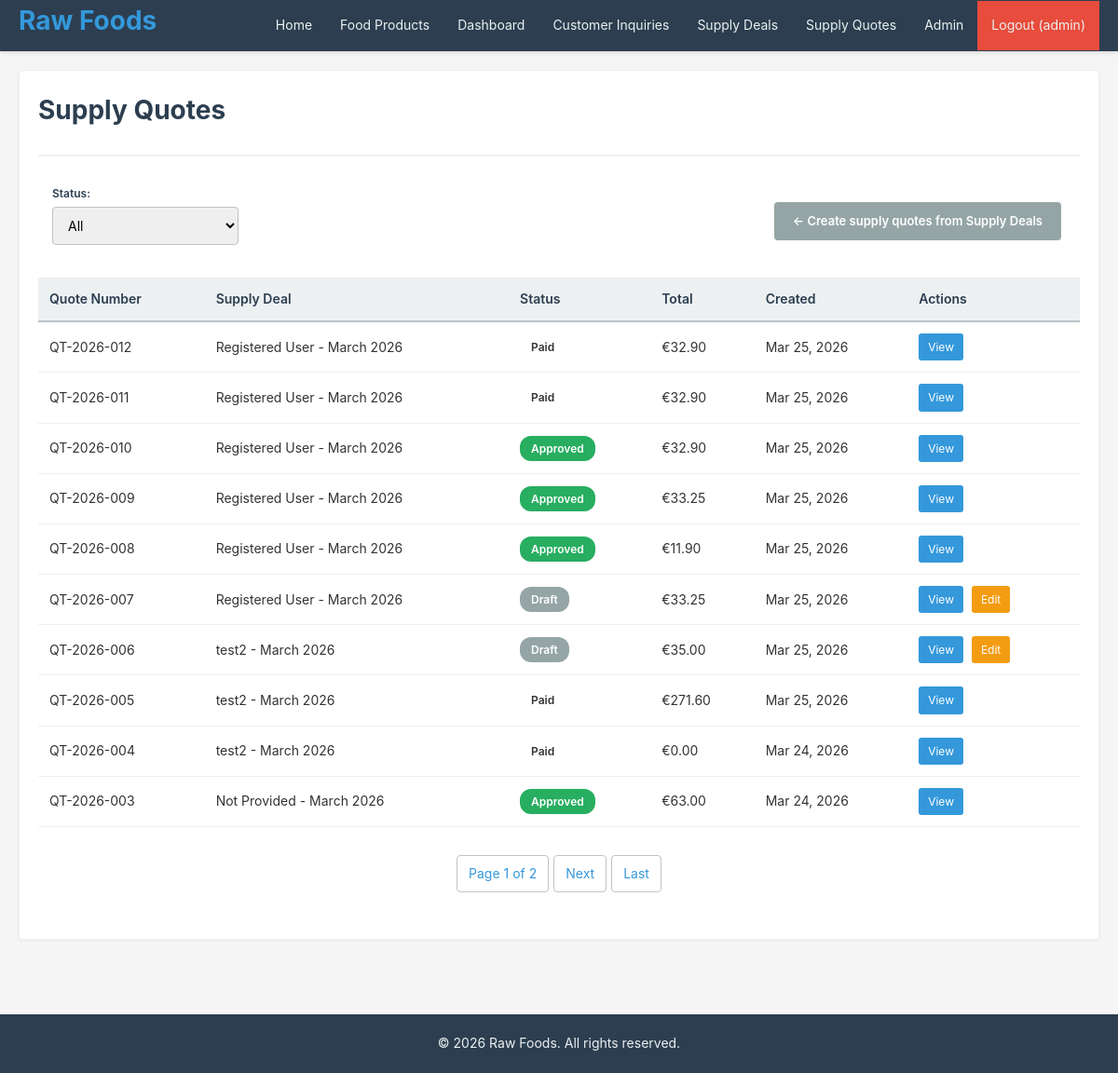
Before: /sales/quotes/ (signed in) with the older database file.
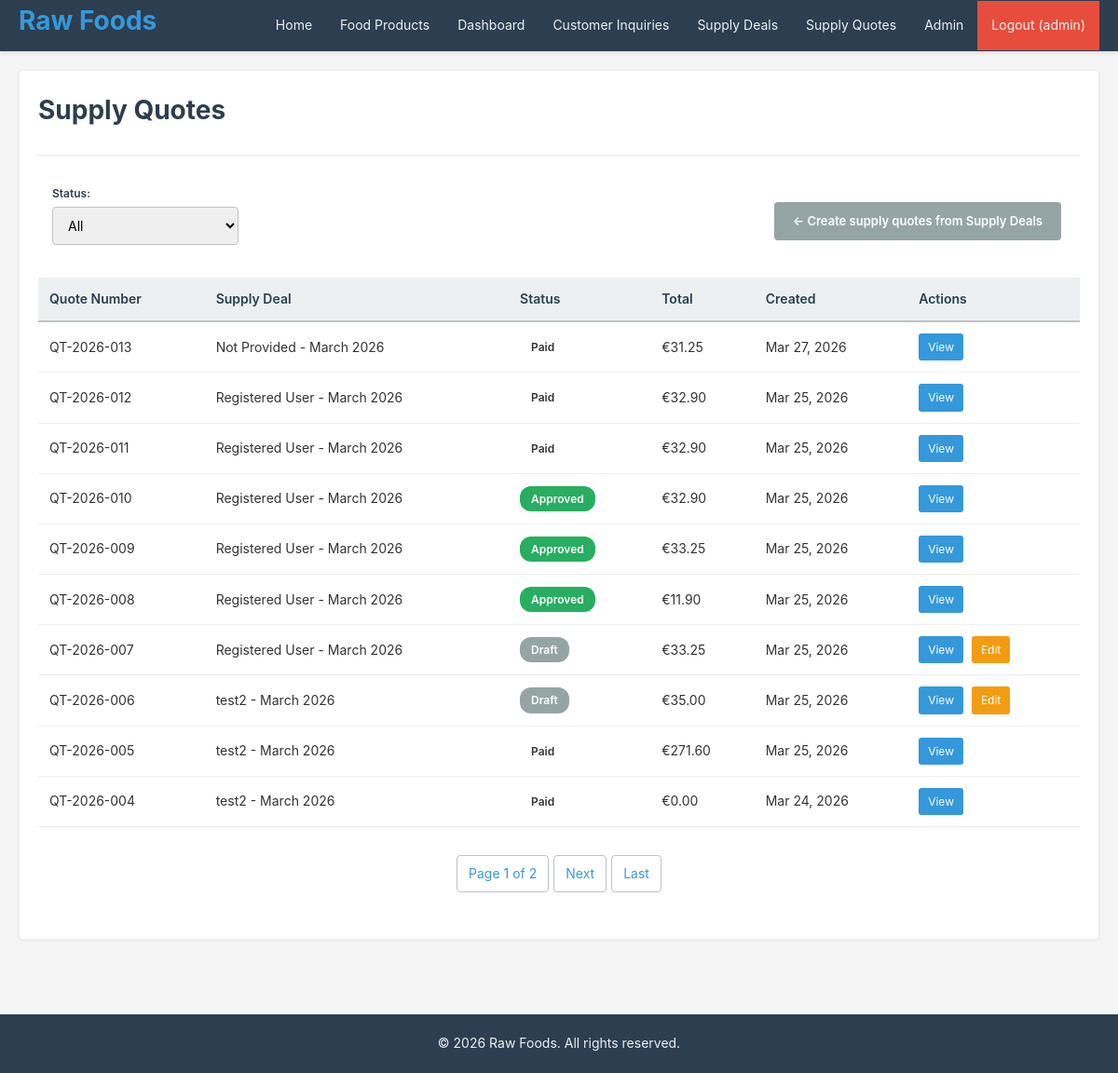
After: the same page with the newer database file.
### crm/models.py (models this page shows, shortened)
class Quote(models.Model):
    STATUS_CHOICES = [
        ('Draft', 'Draft'),
        ('Submitted', 'Submitted'),
        ('Approved', 'Approved'),
        ('Rejected', 'Rejected'),
        ('Paid', 'Paid'),
    ]
    number = models.CharField(max_length=20, unique=True, default=generate_quote_number)
    opportunity = models.ForeignKey(Opportunity, on_delete=models.CASCADE, related_name='quotes')
    status = models.CharField(max_length=20, choices=STATUS_CHOICES, default='Draft')
    discount = models.DecimalField(
        max_digits=5, decimal_places=2, default=0,
        validators=[MinValueValidator(0), MaxValueValidator(100)]
    )
    notes = models.TextField(blank=True)
    created_at = models.DateTimeField(auto_now_add=True)
    updated_at = models.DateTimeField(auto_now=True)
    objects = models.Manager()
    class Meta:  # pylint: disable=too-few-public-methods
        ordering = ['-created_at']
    def get_subtotal(self):
        items = self.line_items.all()  # pylint: disable=no-member
        total = sum(item.get_line_total() for item in items)
        return round(total, 2)
    def get_discount_amount(self):
        subtotal = self.get_subtotal()
        discount_amount = subtotal * (self.discount / 100)
        return round(discount_amount, 2)
    def get_total(self):
        subtotal = self.get_subtotal()
        discount_amount = self.get_discount_amount()
        return round(subtotal - discount_amount, 2)
    def can_edit(self):
        return self.status == 'Draft'

class Opportunity(models.Model):
    STATUS_CHOICES = [
        ('Open', 'Open'),
        ('Closed', 'Closed'),
    ]
    STAGE_CHOICES = [
        ('Qualification', 'Qualification'),
        ('Proposal', 'Proposal'),
        ('Negotiation', 'Negotiation'),
        ('Closed Won', 'Closed Won'),
        ('Closed Lost', 'Closed Lost'),
    ]
    account = models.ForeignKey(Account, on_delete=models.CASCADE, related_name='opportunities')
    name = models.CharField(max_length=200)
    description = models.TextField(blank=True)
    status = models.CharField(max_length=20, choices=STATUS_CHOICES, default='Open')
    stage = models.CharField(max_length=20, choices=STAGE_CHOICES, default='Qualification')
    expected_close_date = models.DateField()
    created_at = models.DateTimeField(auto_now_add=True)
    updated_at = models.DateTimeField(auto_now=True)
    objects = models.Manager()
    class Meta:  # pylint: disable=too-few-public-methods
        ordering = ['-created_at']

class QuoteLineItem(models.Model):
    quote = models.ForeignKey(Quote, on_delete=models.CASCADE, related_name='line_items')
    product = models.ForeignKey(Product, on_delete=models.PROTECT, verbose_name='Food Product')
    quantity = models.IntegerField(validators=[MinValueValidator(1)])
    unit_price = models.DecimalField(
        max_digits=10, decimal_places=2, validators=[MinValueValidator(0)]
    )
    discount = models.DecimalField(
        max_digits=5, decimal_places=2, default=0,
        validators=[MinValueValidator(0), MaxValueValidator(100)]
    )
    created_at = models.DateTimeField(auto_now_add=True)
    updated_at = models.DateTimeField(auto_now=True)
    objects = models.Manager()
    class Meta:  # pylint: disable=too-few-public-methods
        ordering = ['created_at']
    def get_line_total(self):
        base_total = self.unit_price * self.quantity
        discount_amount = base_total * (self.discount / 100)
        return round(base_total - discount_amount, 2)

### crm/views.py (the view)
# urls.py: path('sales/quotes/', views.quote_list, name='quote_list'),
@login_required
@staff_required
def quote_list(request):
    status_filter = request.GET.get('status', '')
    quotes = Quote.objects.all()
    if status_filter:
        quotes = quotes.filter(status=status_filter)
    paginator = Paginator(quotes, 10)
    page_num = request.GET.get('page', 1)
    page_obj = paginator.get_page(page_num)
    context = {
        'page_obj': page_obj,
        'quotes': page_obj.object_list,
        'status_filter': status_filter,
        'status_choices': Quote.STATUS_CHOICES,
    }
    return render(request, 'quote_list.html', context)

### crm/views.py (called while the page is built)
def staff_required(view_func):
    @wraps(view_func)
    def wrapper(request, *args, **kwargs):
        if not request.user.is_authenticated or not request.user.is_staff:
            messages.error(
                request, "You don't have permission to access this page.")
            return redirect('login')
        return view_func(request, *args, **kwargs)
    return wrapper

### templates/quote_list.html (shortened to what this page needs)
{% extends "base.html" %}
{% block content %}
<div class="card">
    <div class="card-header">
        <h1>Supply Quotes</h1>
    </div>
    <div class="filter-section">
        <div class="filter-item">
            <label for="status-filter">Status:</label>
            <select id="status-filter" onchange="updateFilters()" class="form-select">
                <option value="">All</option>
            </select>
        </div>
        <a href="{% url 'opportunity_list' %}" class="btn btn-secondary" style="font-size:13px;">
            ← Create supply quotes from Supply Deals
        </a>
    </div>
    <div class="card-body">
        {% if quotes %}
            <table>
                <thead>
                    <tr>
                        <th>Quote Number</th>
                        <th>Supply Deal</th>
                        <th>Status</th>
                        <th>Total</th>
                        <th>Created</th>
                        <th>Actions</th>
                    </tr>
                </thead>
                <tbody>
                    {% for quote in quotes %}
                        <tr>
                            <td>{{ quote.number }}</td>
                            <td>{{ quote.opportunity.name }}</td>
                            <td><span class="badge badge-{{ quote.status|lower }}">{{ quote.status }}</span></td>
                            <td>€{{ quote.get_total|floatformat:2 }}</td>
                            <td>{{ quote.created_at|date:"M d, Y" }}</td>
                            <td class="table-actions">
                                <a href="{% url 'quote_detail' quote.id %}" class="action-view">View</a>
                                {% if quote.can_edit %}
                                    <a href="{% url 'quote_update' quote.id %}" class="action-edit">Edit</a>
                                {% endif %}
                            </td>
                        </tr>
                    {% endfor %}
                </tbody>
            </table>
        {% else %}
            <p>No supply quotes found.</p>
        {% endif %}
        {% if page_obj.has_other_pages %}
            <div class="pagination">
                <span>Page {{ page_obj.number }} of {{ page_obj.paginator.num_pages }}</span>
                {% if page_obj.has_next %}
                    <a href="?page={{ page_obj.next_page_number }}">Next</a>
                    <a href="?page={{ page_obj.paginator.num_pages }}">Last</a>
                {% endif %}
            </div>
        {% endif %}
    </div>
</div>
{% endblock %}

Changed rows visible on the page:
no longer on this page (row unchanged): Quote: number "QT-2026-003", opportunity.name "Not Provided - March 2026", status "Approved", get_total "63.00", created_at "Mar 24, 2026"
added Quote: number "QT-2026-013", opportunity.name "Not Provided - March 2026", status "Paid", get_total "31.25", created_at "Mar 27, 2026"
